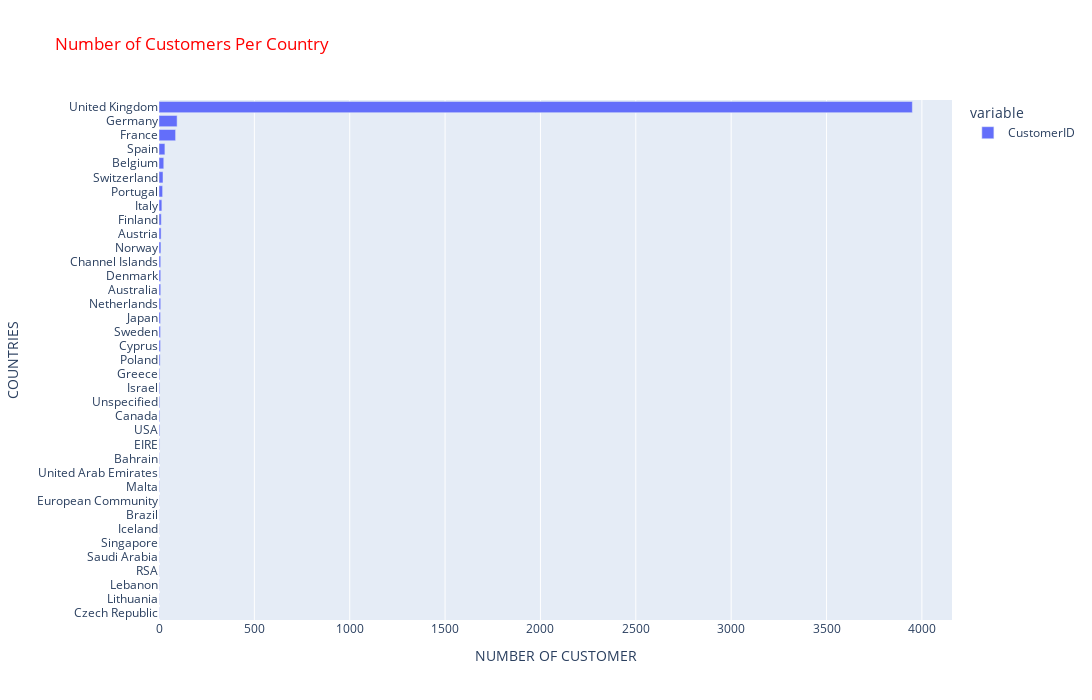

Here is the notebook cell this chart was saved with:
### Code cell
# PLOTLY BAR PLOT
import plotly.express as px
plt.figure(figsize = (16,9))
fig = px.bar(df.groupby('Country')["CustomerID"].nunique().sort_values(ascending=False),
             x = ['CustomerID'], 
             y = df.groupby('Country')["CustomerID"].nunique().sort_values(ascending=False).index,
             title="Number of Customers Per Country")
fig.update_yaxes(categoryorder='total ascending')
fig.update_layout(xaxis_title="NUMBER OF CUSTOMER",yaxis_title="COUNTRIES", autosize=False, width=1400, height=700, title_font_color="red",)
fig.show();

### Figure 1 — Plotly figure (JSON) as saved in the notebook; plotly's stock layout.template omitted (floating-point values rounded to 4 significant figures)
{"data": [{"alignmentgroup": "True", "hovertemplate": "variable=CustomerID<br>value=%{x}<br>y=%{y}<extra></extra>", "legendgroup": "CustomerID", "marker": {"color": "#636efa", "pattern": {"shape": ""}}, "name": "CustomerID", "offsetgroup": "CustomerID", "orientation": "h", "showlegend": true, "textposition": "auto", "type": "bar", "x": [3950, 95, 87, 31, 25, 21, 19, 15, 12, 11, 10, 9, 9, 9, 9, 8, 8, 8, 6, 4, 4, 4, 4, 4, 3, 2, 2, 2, 1, 1, 1, 1, 1, 1, 1, 1, 1], "xaxis": "x", "y": ["United Kingdom", "Germany", "France", "Spain", "Belgium", "Switzerland", "Portugal", "Italy", "Finland", "Austria", "Norway", "Netherlands", "Australia", "Denmark", "Channel Islands", "Cyprus", "Sweden", "Japan", "Poland", "USA", "Canada", "Unspecified", "Israel", "Greece", "EIRE", "Malta", "United Arab Emirates", "Bahrain", "Czech Republic", "Lithuania", "Lebanon", "RSA", "Saudi Arabia", "Singapore", "Iceland", "Brazil", "European Community"], "yaxis": "y"}], "layout": {"autosize": false, "barmode": "relative", "height": 700, "legend": {"title": {"text": "variable"}, "tracegroupgap": 0}, "title": {"font": {"color": "red"}, "text": "Number of Customers Per Country"}, "width": 1400, "xaxis": {"anchor": "y", "domain": [0, 1], "title": {"text": "NUMBER OF CUSTOMER"}}, "yaxis": {"anchor": "x", "categoryorder": "total ascending", "domain": [0, 1], "title": {"text": "COUNTRIES"}}}}
